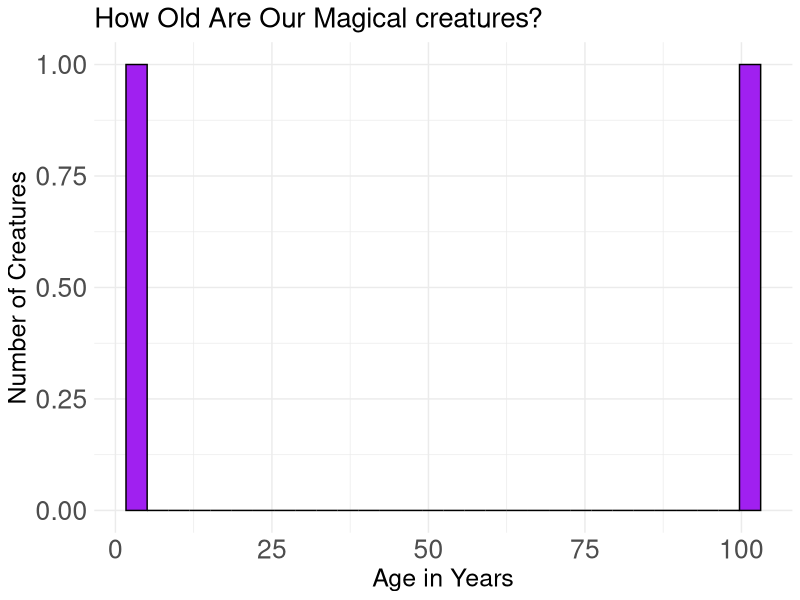
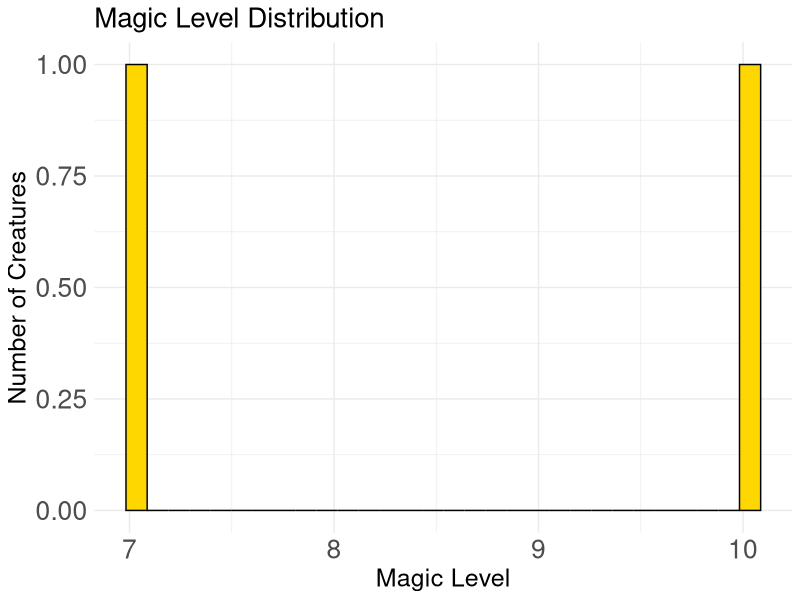
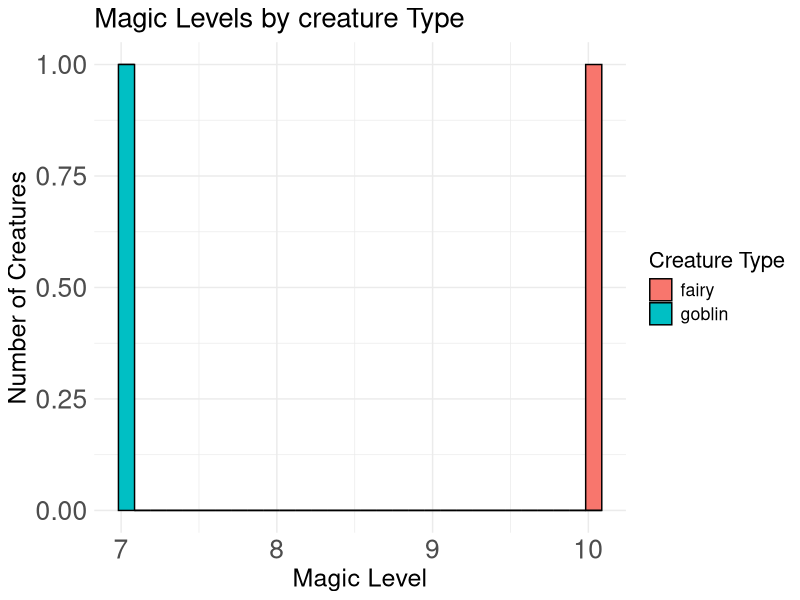

Write R code to recreate these figures, in order.
## ---- chunk 1
library(ggplot2)  # Our plotting magic toolbox
library(dplyr)
creature_data <- read.csv("../datasets/creatures.csv")

print("🎨 Ready to paint with creature data!")
## ---- chunk 2
# Let's look at the ages of our creatures
print("🔍 Let's explore creature ages:")
print(creature_data$creature_age)
## ---- chunk 3
# Show the distribution of creature ages
age_histogram <- ggplot(creature_data, aes(x = creature_age)) +
  geom_histogram(fill = "purple", color = "black") +
  labs(title = "How Old Are Our Magical creatures?",
       x = "Age in Years",
       y = "Number of Creatures")+
  theme_minimal() +
  theme(text = element_text(size = 16),
        plot.title = element_text(size = 20),
        axis.title = element_text(size = 18),
        axis.text = element_text(size = 19))

print(age_histogram)
## ---- chunk 4
# Look at magic levels
magic_histogram <- ggplot(creature_data, aes(x = magic_power)) +
  geom_histogram(fill = "gold", color = "black") +
  labs(title = "Magic Level Distribution",
       x = "Magic Level",
       y = "Number of Creatures")+
  theme_minimal() +
  theme(text = element_text(size = 16),
        plot.title = element_text(size = 20),
        axis.title = element_text(size = 18),
        axis.text = element_text(size = 19))

print(magic_histogram)
## ---- chunk 5
# Different colors for different creature types
colorful_histogram <- ggplot(creature_data, aes(x = magic_power, fill = creature_type)) +
  geom_histogram(color = "black") +
  labs(title = "Magic Levels by creature Type",
       x = "Magic Level",
       y = "Number of Creatures",
       fill = "Creature Type")+
  theme_minimal() +
  theme(text = element_text(size = 16),
        plot.title = element_text(size = 20),
        axis.title = element_text(size = 18),
        axis.text = element_text(size = 19))

print(colorful_histogram)
